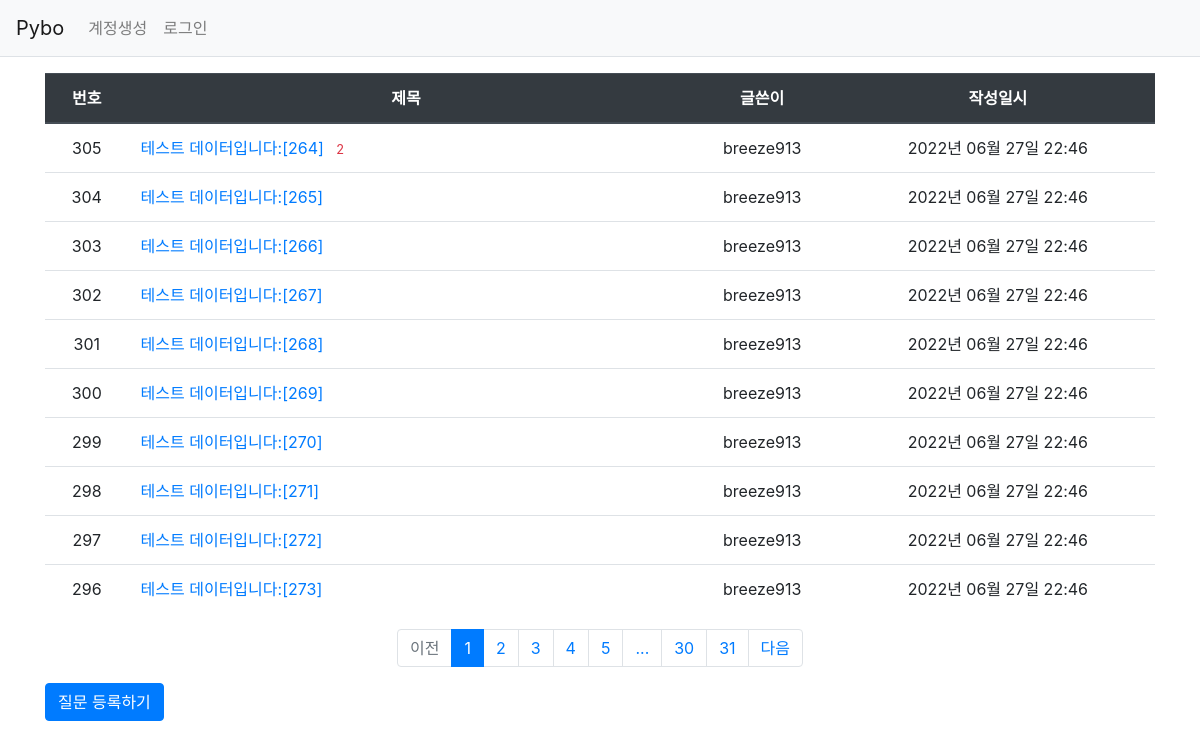
Page /question/list/ on the committed database.
### pybo/models.py (models this page shows)
class Question(db.Model):
    id = db.Column(db.Integer, primary_key=True)
    subject = db.Column(db.String(200), nullable=False)
    content = db.Column(db.Text(), nullable=False)
    create_date = db.Column(db.DateTime(), nullable=False)
    user_id = db.Column(db.Integer, db.ForeignKey(
        'user.id', ondelete='CASCADE'), nullable=False)
    user = db.relationship('User', backref=db.backref('question_set'))
    modify_date = db.Column(db.DateTime(), nullable=True)

class User(db.Model):
    id = db.Column(db.Integer, primary_key=True)
    username = db.Column(db.String(150), unique=True, nullable=False)
    password = db.Column(db.String(200), nullable=False)
    email = db.Column(db.String(120), unique=True, nullable=False)

### pybo/views/question_views.py (the view)
@bp.route('/list/')
def _list():
    page = request.args.get('page', type=int, default=1) # 페이지
    question_list = Question.query.order_by(Question.create_date.desc())
    question_list = question_list.paginate(page, per_page=10)
    return render_template('question/question_list.html',
                           question_list=question_list)

### pybo/filter.py (called while the page is built)
def format_datetime(value, fmt="%Y년 %m월 %d일 %H:%M"):
    return value.strftime(fmt)

### pybo/views/auth_views.py (called while the page is built)
@bp.before_app_request
def load_logged_in_user():
    user_id = session.get('user_id')
    if user_id is None:
        g.user = None
    else:
        g.user = User.query.get(user_id)

### pybo/templates/question/question_list.html
{% extends 'base.html' %}
{% block content %}
<div class="container my-3">
    <table class="table">
        <thead>
        <tr class="text-center thead-dark">
            <th>번호</th>
            <th style="width:50%">제목</th>
            <th>글쓴이</th>
            <th>작성일시</th>
        </tr>
        </thead>
        <tbody>
        {% if question_list %}
        {% for question in question_list.items %}
        <tr class="text-center">
            <td>{{ question_list.total - ((question_list.page-1)*question_list.per_page) -loop.index0 }}</td>
            <td class="text-left">
                <a href="{{ url_for('question.detail', question_id=question.id) }}">{{ question.subject }}</a>
                {% if question.answer_set|length > 0 %}
                    <span class="text-danger small ml-2">{{question.answer_set|length}}</span>
                {% endif %}
            </td>
            <td>{{ question.user.username }}</td>
            <td>{{ question.create_date |datetime }}</td>
        </tr>
        {% endfor %}
        {% else %}
        <tr>
            <td colspan="3">질문이 없습니다.</td>
        </tr>
        {% endif %}
        </tbody>
    </table>
    <ul class="pagination justify-content-center">
        {% if question_list.has_prev %}
        <li class="page-item">
            <a class="page-link" href="?page={{question_list.prev_num}}">이전</a>
        </li>
        {% else %}
        <li class="page-item disabled">
            <a class="page-link" tabindex="-1" aria-disabled="true" href="#">이전</a>
        </li>
        {% endif %}
        {% for page_num in question_list.iter_pages() %}
            {% if page_num %}
                {% if page_num != question_list.page %}
                <li class="page-item">
                    <a class="page-link" href="?page={{page_num}}">{{page_num}}</a>
                </li>
                {% else %}
                <li class="page-item active" aria-current="page">
                    <a class="page-link" href="#">{{page_num}}</a>
                </li>
                {% endif %}
            {% else %}
                <li class="disabled">
                    <a class="page-link" href="#">...</a>
                </li>
            {% endif %}
        {% endfor %}
        {% if question_list.has_next %}
        <li class="page-item">
            <a class="page-link" href="?page={{question_list.next_num}}">다음</a>
        </li>
        {% else %}
        <li class="page-item disabled">
            <a class="page-link" tabindex="-1" aria-disabled="true" href="#">다음</a>
        </li>
        {% endif %}
    </ul>
    <a href="{{ url_for('question.create') }}" class="btn btn-primary">질문 등록하기</a>
</div>
{% endblock %}

### rows in the picture
Question: total "305", subject "테스트 데이터입니다:[264]", answer_set|length "2", user.username "breeze913", create_date "2022년 06월 27일 22:46"
Question: total "304", subject "테스트 데이터입니다:[265]", user.username "breeze913", create_date "2022년 06월 27일 22:46"
Question: total "303", subject "테스트 데이터입니다:[266]", user.username "breeze913", create_date "2022년 06월 27일 22:46"
Question: total "302", subject "테스트 데이터입니다:[267]", user.username "breeze913", create_date "2022년 06월 27일 22:46"
Question: total "301", subject "테스트 데이터입니다:[268]", user.username "breeze913", create_date "2022년 06월 27일 22:46"
Question: total "300", subject "테스트 데이터입니다:[269]", user.username "breeze913", create_date "2022년 06월 27일 22:46"
Question: total "299", subject "테스트 데이터입니다:[270]", user.username "breeze913", create_date "2022년 06월 27일 22:46"
Question: total "298", subject "테스트 데이터입니다:[271]", user.username "breeze913", create_date "2022년 06월 27일 22:46"
Question: total "297", subject "테스트 데이터입니다:[272]", user.username "breeze913", create_date "2022년 06월 27일 22:46"
Question: total "296", subject "테스트 데이터입니다:[273]", user.username "breeze913", create_date "2022년 06월 27일 22:46"

### other values in the picture
{{ page_num }} "1"
{{ page_num }} "2" "3" "4" "5" "30" "31"
